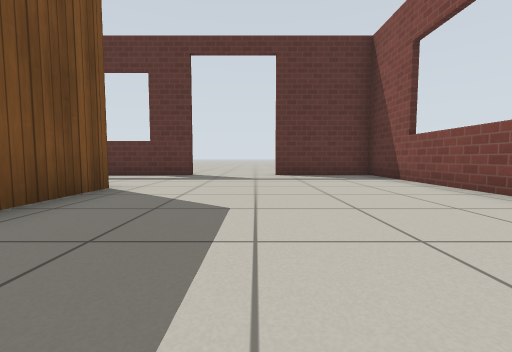
[1] (above)

12 first-person views from a walk through a world built for the Gazebo simulator. The camera is 0.5 m above the floor, tilts 4° down and sees 90° across. The floor is counted in squares, 1 m on a side. Each view is taken from the middle of a square. On the plan, view 1 faces up. The plan holds only what a view shows up to about 9 squares ahead; the rest is blank. Gazebo's built-in surfaces are drawn with simple patterns.

[2]
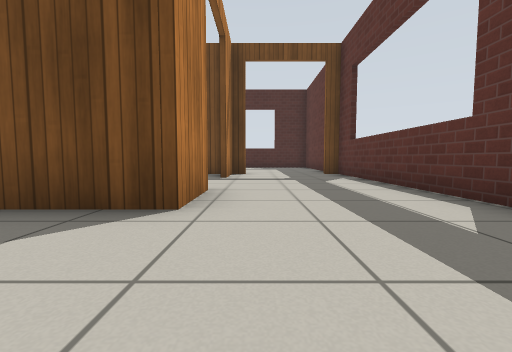

[3]
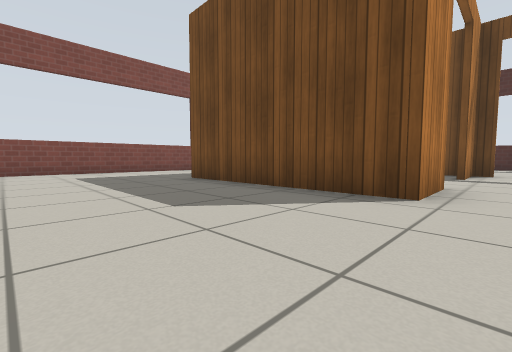

[4]
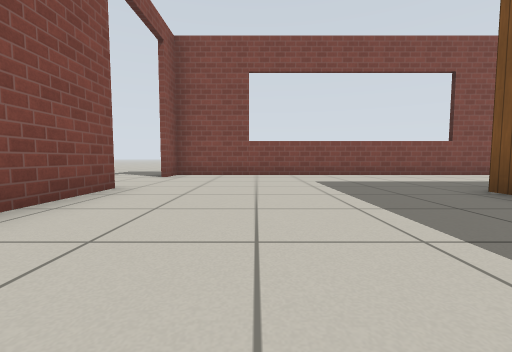

[5]
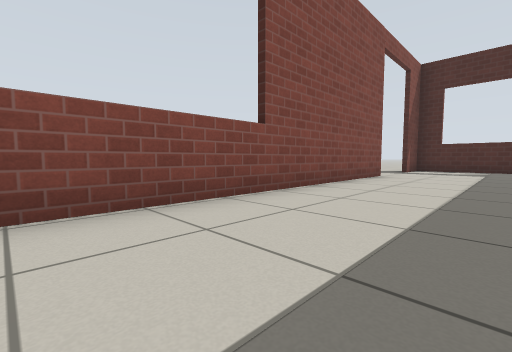

[6]
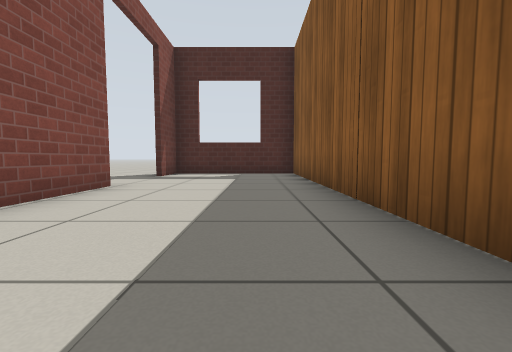

[7]
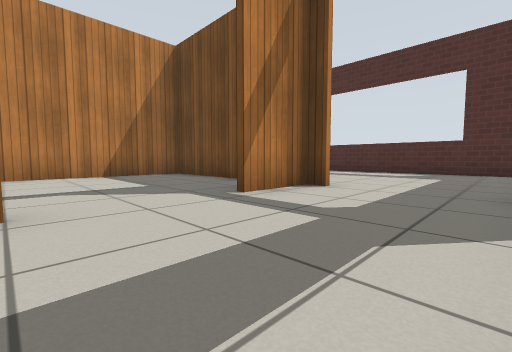

[8]
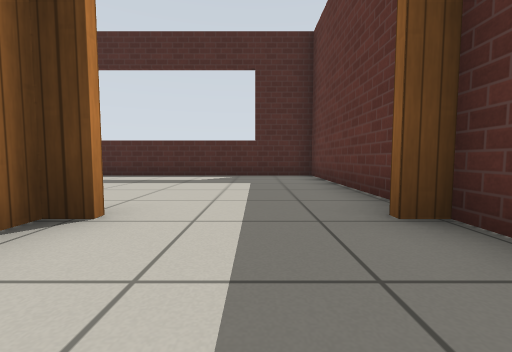

[9]
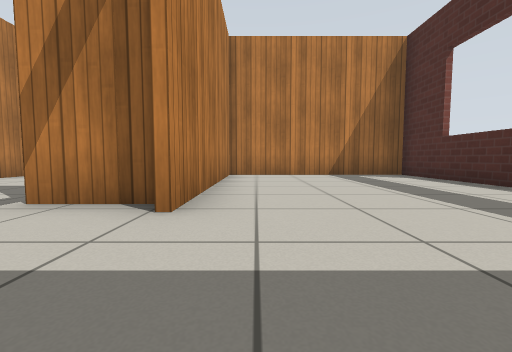

[10]
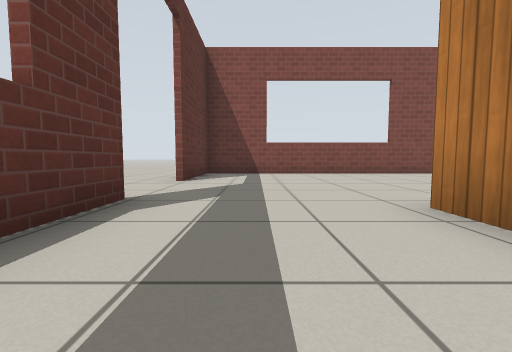

[11]
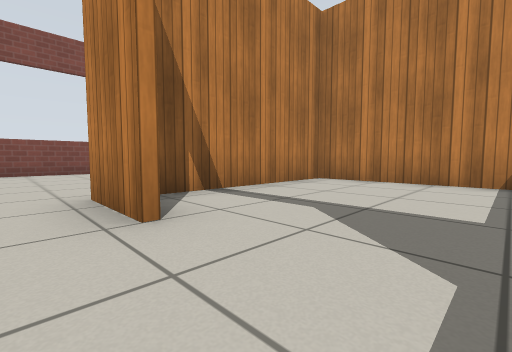

[12]
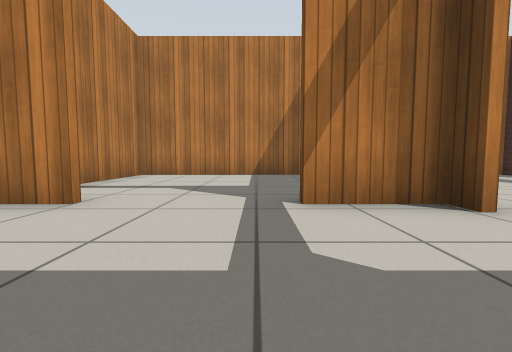

### Floor plan
Ten units are one square. View 1 is at (0, 0); x grows to the right and y downward. Boxes are objects, and circles mark ways between rooms. Rooms are numbered by the first view taken in them; rooms with no view inside come last. Other rooms are left out.
<svg viewBox="-139 -85 179 140">
<path fill="none" stroke="#000" d="M-41 -42 -25 -42 -25 9M33 13 33 -76 5 -76M-61 8 -134 8M-19 -76 -81 -76 -81 -71M-81 -42 -65 -42M-96 46 33 46 33 36M-134 11 -134 46 -120 46M-90 -76 -134 -76 -134 11M-134 6 -80 6M-82 6 -82 -48M-80 6 -26 6 -26 -35M-81 -48 -81 6"/>
<circle cx="-80" cy="-60" r="3" fill="#2a7"/>
<circle cx="-50" cy="-40" r="3" fill="#2a7"/>
<text x="-10" y="-10">1</text>
<text x="-110" y="-40">2</text>
<text x="-50" y="-10">3</text>
</svg>
Room 1 opens to room 2. Room 1 opens to room 3.

Where each view was taken, in squares from view 1:
view 1: 0 up, 0 right, facing up
view 2: 5 up, 0 right, facing left
view 3: 5 up, 1 right, facing down-left
view 4: 3 up, 1 right, facing down
view 5: 2 down, 2 left, facing down-left
view 6: 2 down, 5 left, facing left
view 7: 7 up, 4 left, facing down-left
view 8: 6 up, 6 left, facing left
view 9: 7 up, 9 left, facing down
view 10: 6 up, 5 left, facing right
view 11: 5 up, 6 left, facing down-right
view 12: 7 up, 6 left, facing down
